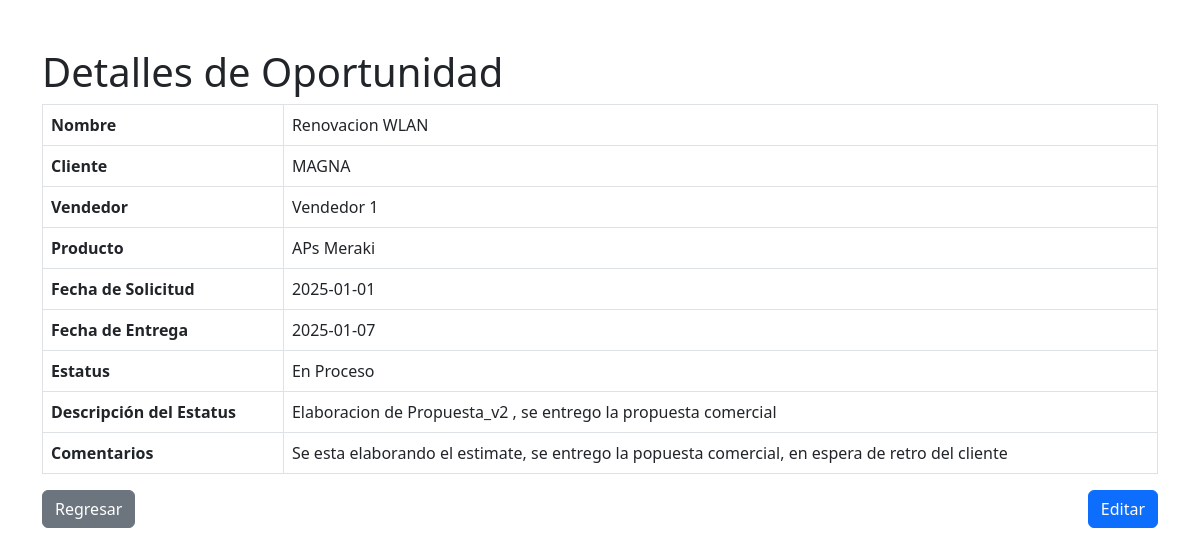
Page /detalles/1 (signed in) on the committed database.
### run.py (models this page shows)
class Opportunity(db.Model):
    id = db.Column(db.Integer, primary_key=True)
    user_id = db.Column(db.Integer, db.ForeignKey('user.id'), nullable=False)
    nombre = db.Column(db.String(100), nullable=False)
    cliente = db.Column(db.String(100), nullable=False)
    vendedor = db.Column(db.String(100), nullable=False)
    producto = db.Column(db.String(100), nullable=False)
    fecha_solicitud = db.Column(db.Date, nullable=False)
    fecha_entrega = db.Column(db.Date, nullable=False)
    fecha_creacion = db.Column(db.DateTime, default=datetime.utcnow)
    estatus = db.Column(db.String(50), nullable=False, default='En Proceso')
    descripcion_estatus = db.Column(db.String(500), nullable=True)
    comentarios = db.Column(db.String(500), nullable=True)
    deal_id = db.Column(db.String(100), nullable=True)

### run.py (the view)
@app.route('/detalles/<int:id>')
def detalles_oportunidad(id):
    if 'user_id' not in session:
        return redirect(url_for('login'))
    oportunidad = Opportunity.query.get_or_404(id)
    return render_template('detalles_oportunidad.html', oportunidad=oportunidad)

### templates/detalles_oportunidad.html (shortened to what this page needs)
<!DOCTYPE html>
<html lang="en">
<head>
    <link rel="stylesheet" href="https://cdn.jsdelivr.net/npm/bootstrap@5.3.0-alpha3/dist/css/bootstrap.min.css">
</head>
<body>
    <div class="container mt-5">
        <h1>Detalles de Oportunidad</h1>
        <table class="table table-bordered">
            <tr>
                <th>Nombre</th>
                <td>{{ oportunidad.nombre }}</td>
            </tr>
            <tr>
                <th>Cliente</th>
                <td>{{ oportunidad.cliente }}</td>
            </tr>
            <tr>
                <th>Vendedor</th>
                <td>{{ oportunidad.vendedor }}</td>
            </tr>
            <tr>
                <th>Producto</th>
                <td>{{ oportunidad.producto }}</td>
            </tr>
            <tr>
                <th>Fecha de Solicitud</th>
                <td>{{ oportunidad.fecha_solicitud.strftime('%Y-%m-%d') }}</td>
            </tr>
            <tr>
                <th>Fecha de Entrega</th>
                <td>{{ oportunidad.fecha_entrega.strftime('%Y-%m-%d') }}</td>
            </tr>
            <tr>
                <th>Estatus</th>
                <td>{{ oportunidad.estatus }}</td>
            </tr>
            <tr>
                <th>Descripción del Estatus</th>
                <td>{{ oportunidad.descripcion_estatus }}</td>
            </tr>
            <tr>
                <th>Comentarios</th>
                <td>{{ oportunidad.comentarios }}</td>
            </tr>
        </table>
        <div class="d-flex justify-content-between">
            <a href="{{ url_for('ver_oportunidades') }}" class="btn btn-secondary">Regresar</a>
            <a href="{{ url_for('editar_oportunidad', id=oportunidad.id) }}" class="btn btn-primary">Editar</a>
        </div>
    </div>
</body>
</html>

### rows in the picture
Opportunity: nombre "Renovacion WLAN", cliente "MAGNA", vendedor "Vendedor 1", producto "APs Meraki", fecha_solicitud "2025-01-01", fecha_entrega "2025-01-07", estatus "En Proceso", descripcion_estatus "Elaboracion de Propuesta_v2 , se entrego la propuesta comercial", comentarios "Se esta elaborando el estimate, se entrego la popuesta comercial, en espera de retro del cliente"
